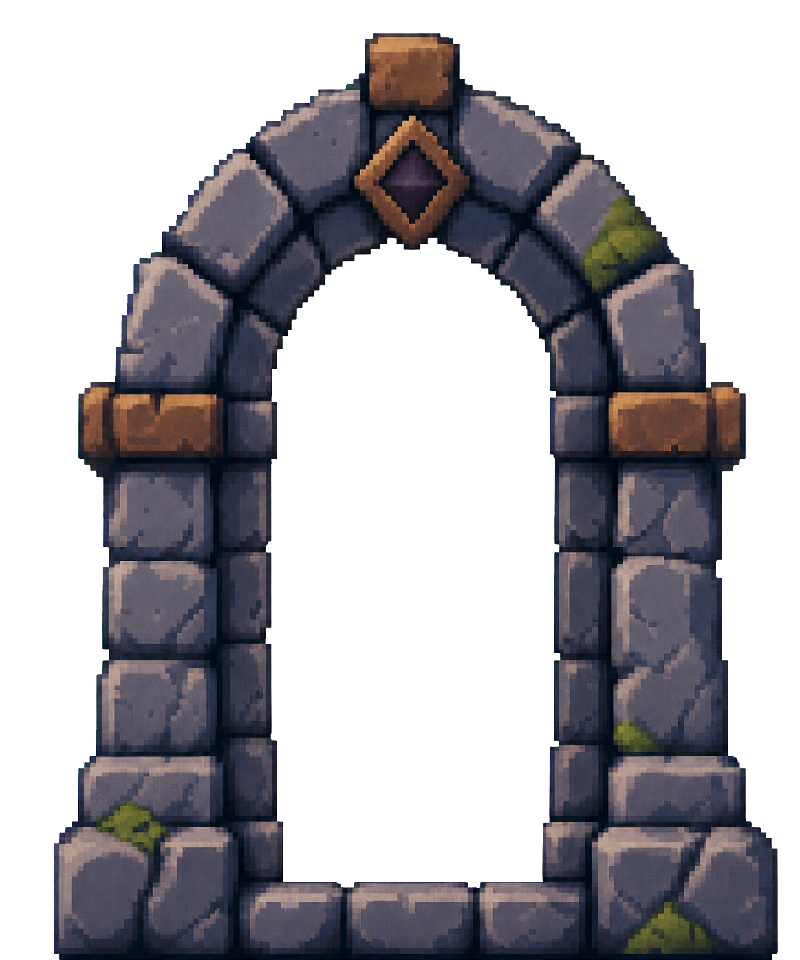
#> input picture assets/town/modular_v3/landmarks/battle_portal_base_v5.png, 800 x 960 px
$ python -i prepare_town_battle_portal_assets.py   (imports and definitions only)
#> lines starting #> are read from the running program, lines starting #| are printed output that depends on the picture
#> further down, picture is the input picture: PIL image 800x960 RGBA; mean R, G, B, A 33.7, 31.9, 36.5, 116.9
#!/usr/bin/env python3
"""Prepare the Town Battle Portal aperture mask and hand-drawn animation cels."""

from __future__ import annotations

import argparse
from collections import deque
from pathlib import Path

from PIL import Image, ImageChops


ROOT = Path(__file__).resolve().parents[1]
CANDIDATE_ROOT = ROOT / "design/figma/town/b2_front_style_candidates"
DEFAULT_BASE = CANDIDATE_ROOT / "battle_portal_base_v5.png"
DEFAULT_BASE_CHROMA = (
	CANDIDATE_ROOT
	/ "battle_portal_animation"
	/ "battle_portal_base_v5_chroma.png"
)
DEFAULT_CORE_SHEET = (
	CANDIDATE_ROOT
	/ "battle_portal_animation"
	/ "portal_vortex_core_sheet_v3.png"
)
DEFAULT_UNDERPAINT = (
	CANDIDATE_ROOT
	/ "battle_portal_animation"
	/ "portal_vortex_underpaint_v1.png"
)
DEFAULT_OUTPUT_ROOT = (
	ROOT / "assets/town/modular_v3/landmarks/battle_portal_animation"
)
RUNTIME_CANVAS = (800, 960)
INNER_MARGIN = 16
SHEET_COLUMNS = 4
SHEET_ROWS = 3
FRAME_COUNT = SHEET_COLUMNS * SHEET_ROWS
CELL_GUTTER = 12
PIXEL_BLOCK = 4
PORTAL_PALETTE = (
	(21, 17, 43),
	(34, 27, 70),
	(56, 42, 104),
	(74, 65, 145),
	(100, 94, 180),
	(151, 139, 207),
)
UNDERPAINT_COLOR = (21, 17, 43, 255)
KEY_RED_MAX = 96
KEY_GREEN_MIN = 180
KEY_BLUE_MAX = 96


# [107 lines left out: functions _is_key, _enclosed_key_mask, _runtime_transform, _prepare_mask, not called in this run]


def _nearest_palette_color(
	red: int,
	green: int,
	blue: int,
) -> tuple[int, int, int]:
	return min(
		PORTAL_PALETTE,
		key=lambda color: (
			(color[0] - red) ** 2
			+ (color[1] - green) ** 2
			+ (color[2] - blue) ** 2
		),
	)


def _pixelate_and_quantize(image: Image.Image) -> Image.Image:
	small_size = (
		max(1, image.width // PIXEL_BLOCK),
		max(1, image.height // PIXEL_BLOCK),
	)
#> small_size = (200, 240)
	pixelated = image.resize(
		small_size,
		Image.Resampling.LANCZOS,
	).resize(image.size, Image.Resampling.NEAREST)
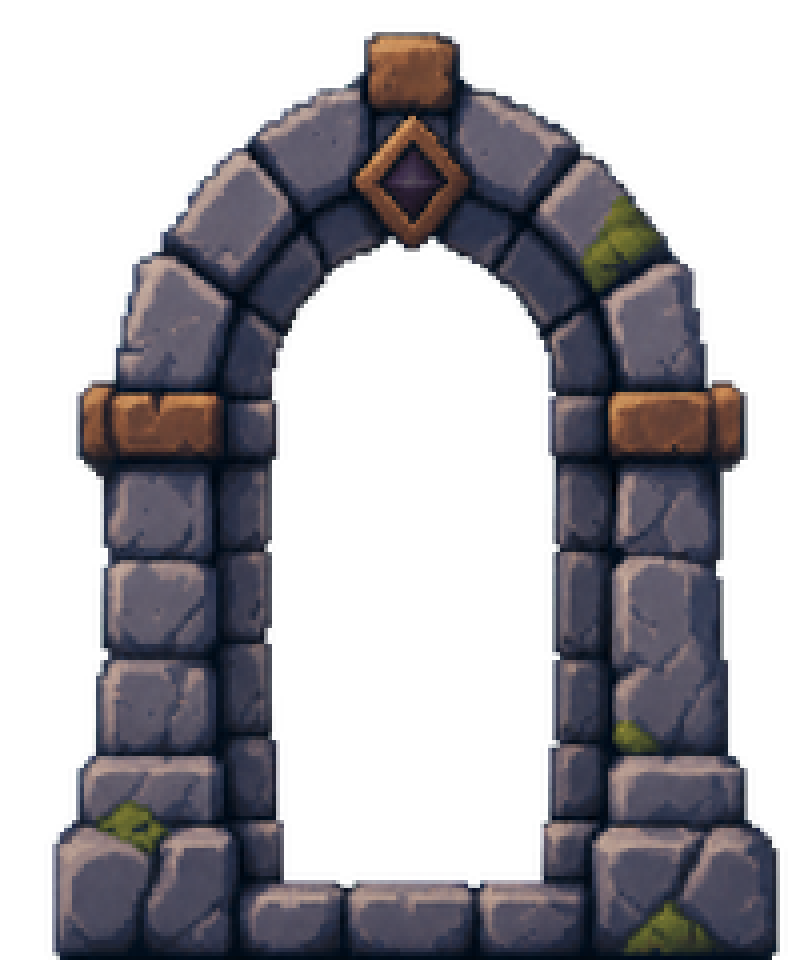
#> pixelated: PIL image 800x960 RGBA; mean R, G, B, A 34.7, 33.1, 38.4, 116.9; transparent parts drawn white
	output = Image.new("RGBA", image.size, (0, 0, 0, 0))
#> output: PIL image 800x960 RGBA; every value is 0
	output_pixels = output.load()
	for y in range(image.height):
		for x in range(image.width):
			red, green, blue, alpha = pixelated.getpixel((x, y))
			if alpha < 80:
				continue
			mapped = _nearest_palette_color(red, green, blue)
			output_pixels[x, y] = (*mapped, 255)
	return output


# [144 lines left out: functions _prepare_underpaint, _derive_highlights, _prepare_animation_sheet, prepare_assets, main, not called in this run]


# [2 lines not run here, left out]

>>> from PIL import Image
>>> picture = Image.open('../assets/town/modular_v3/landmarks/battle_portal_base_v5.png')
>>> result = _pixelate_and_quantize(picture)
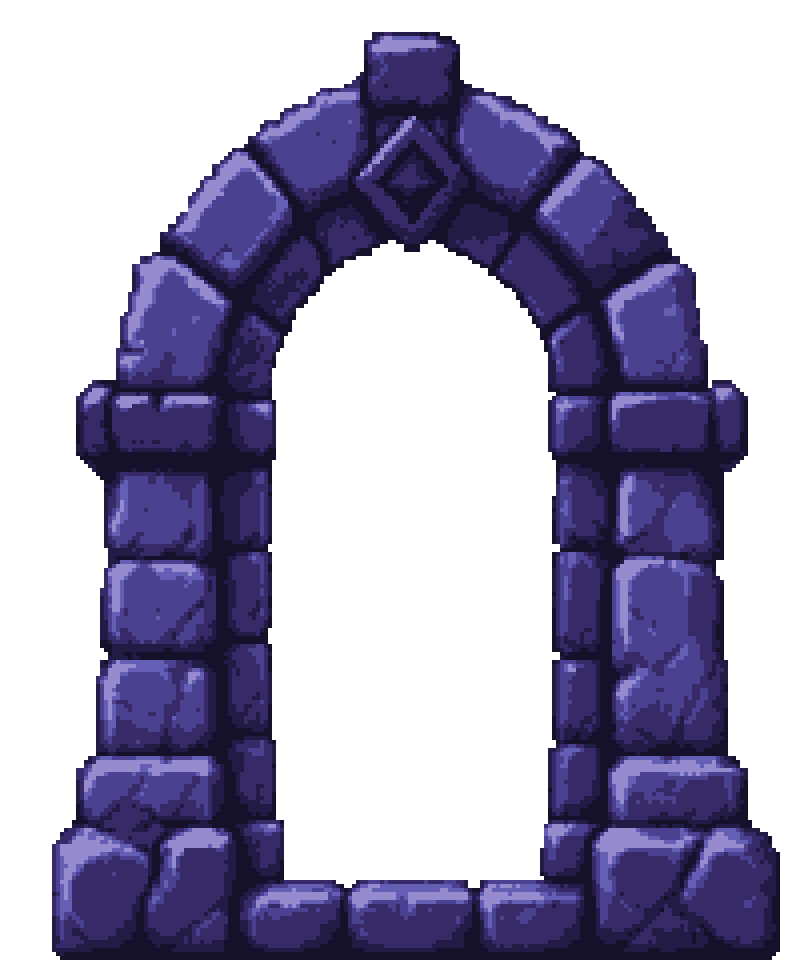
#> result: PIL image 800x960 RGBA; mean R, G, B, A 26.7, 22.4, 49, 118.3; transparent parts drawn white

$ run again, on assets/town/modular_v3/landmarks/battle_portal_base_v3.png
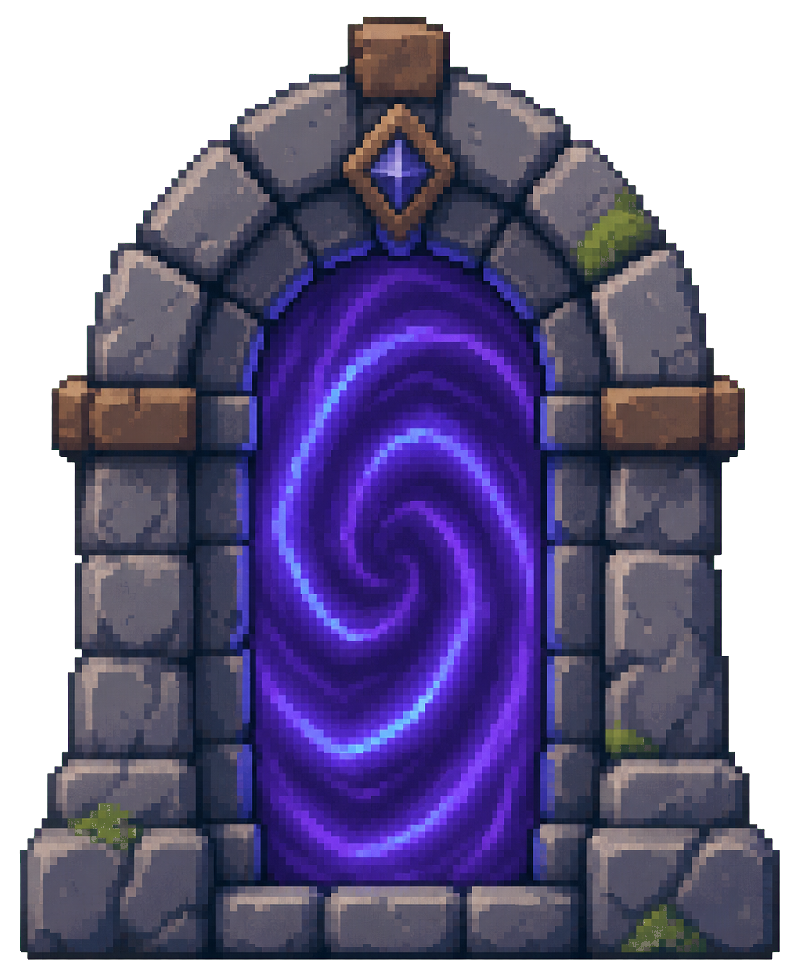
#> input picture assets/town/modular_v3/landmarks/battle_portal_base_v3.png, 800 x 960 px
#> picture is the input picture: PIL image 800x960 RGBA; mean R, G, B, A 51.9, 44.8, 79, 183.3
#> output: PIL image 800x960 RGBA; every value is 0
#> `result = _pixelate_and_quantize(picture)`:
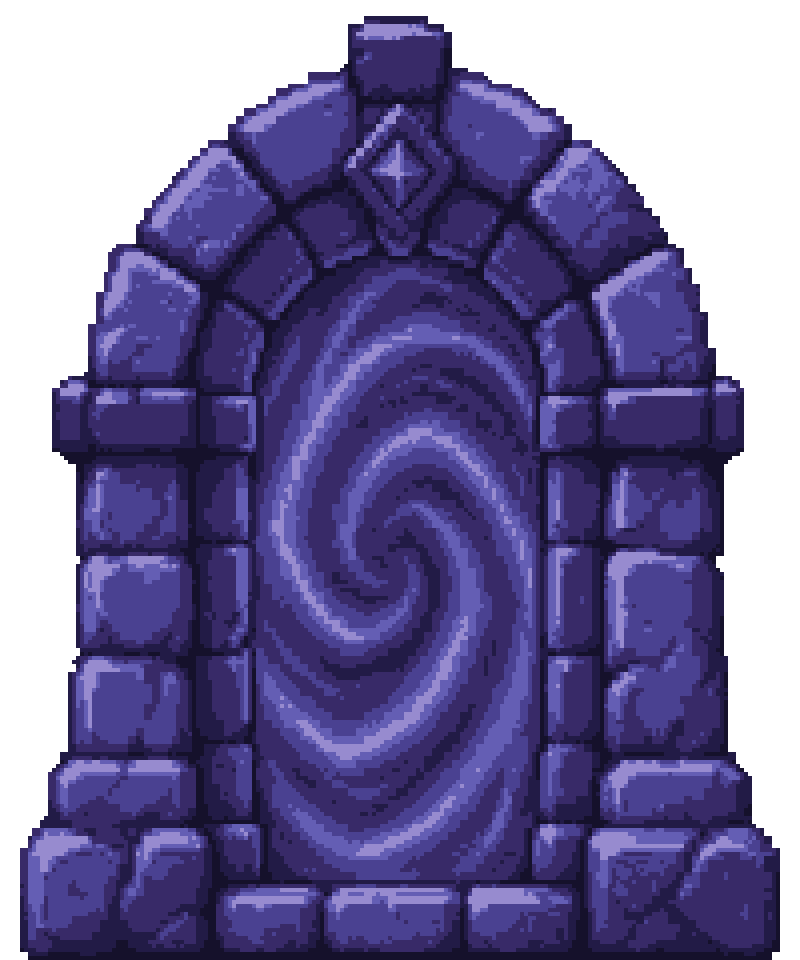
#> result: PIL image 800x960 RGBA; mean R, G, B, A 46.5, 39.3, 85.3, 184; transparent parts drawn white

$ run again, on assets/town/modular_v3/landmarks/battle_portal_base_v4.png
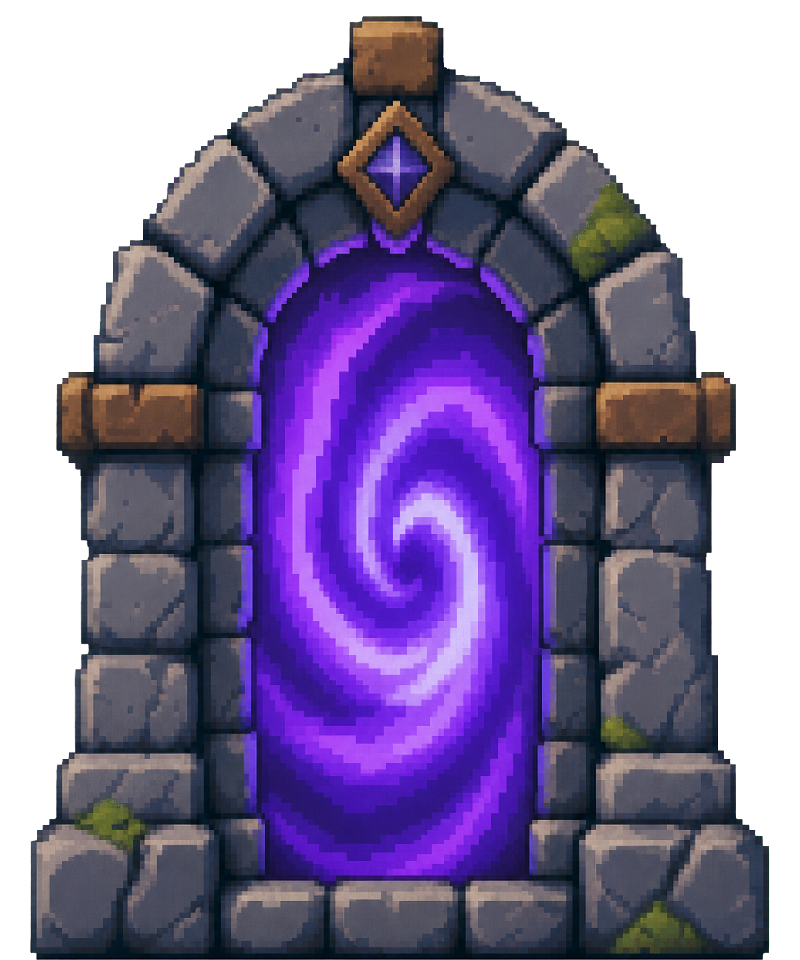
#> input picture assets/town/modular_v3/landmarks/battle_portal_base_v4.png, 800 x 960 px
#> picture is the input picture: PIL image 800x960 RGBA; mean R, G, B, A 58.6, 45.1, 84.7, 178.8
#> output: PIL image 800x960 RGBA; every value is 0
#> `result = _pixelate_and_quantize(picture)`:
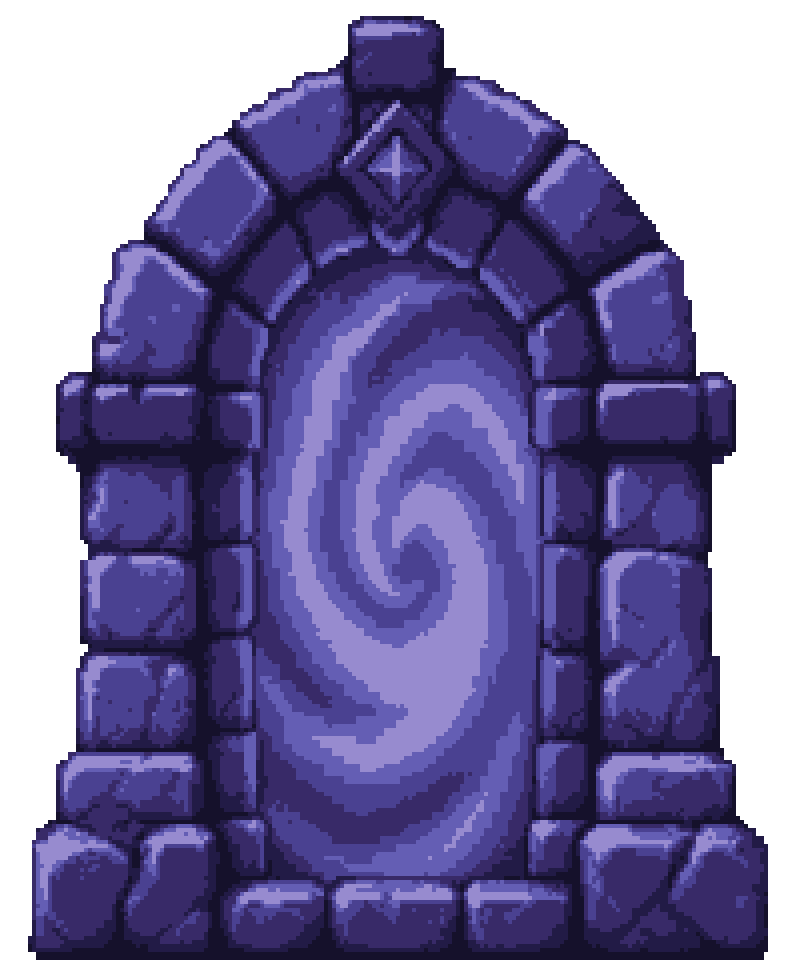
#> result: PIL image 800x960 RGBA; mean R, G, B, A 49.9, 43.2, 88.6, 179.4; transparent parts drawn white

$ run again, on assets/town/modular_v3/landmarks/battle_portal.png
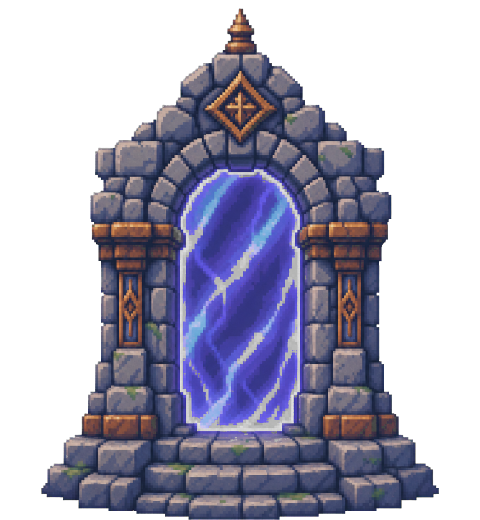
#> input picture assets/town/modular_v3/landmarks/battle_portal.png, 960 x 1040 px (shown at 1/2 size)
#> picture is the input picture: PIL image 960x1040 RGBA; mean R, G, B, A 45.7, 44.1, 62.1, 126.1
#> output: PIL image 960x1040 RGBA; every value is 0
#> `result = _pixelate_and_quantize(picture)`:
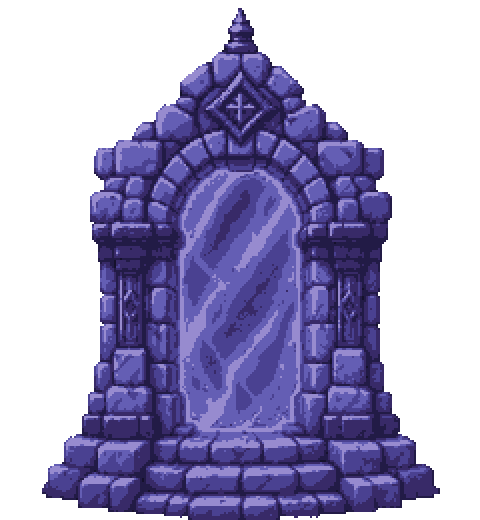
#> result: PIL image 960x1040 RGBA (shown at 1/2 size); mean R, G, B, A 41, 36.1, 72, 129.4; transparent parts drawn white
